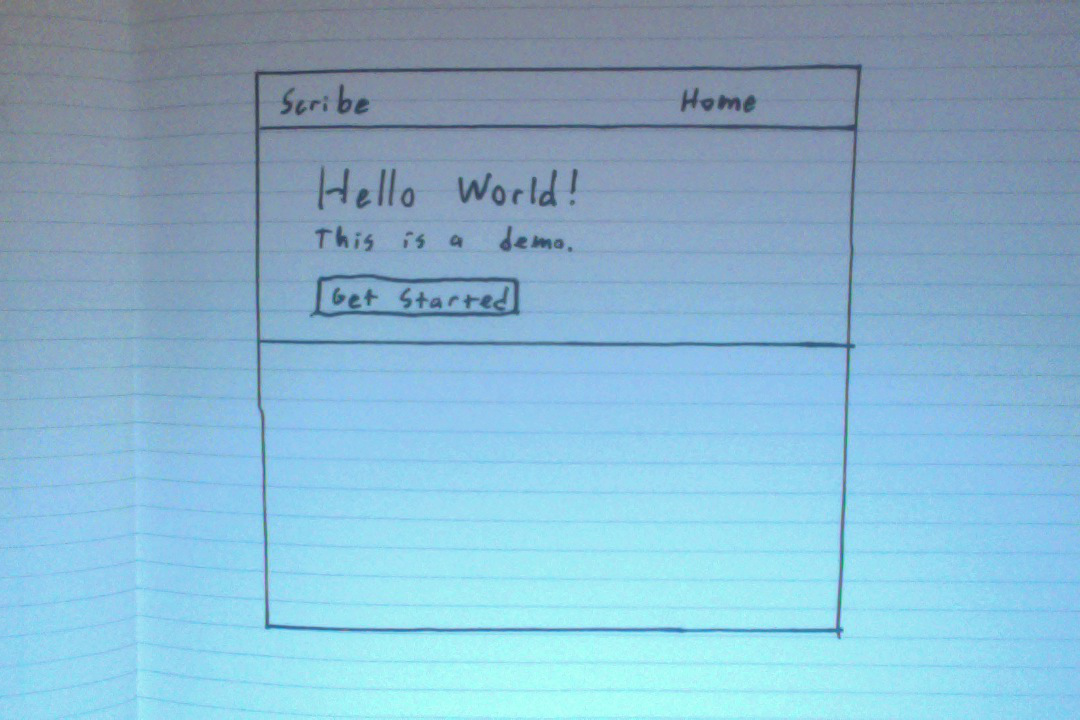
//> input picture test.png, 1080 x 720 px
$ ./main test.png   (built with g++ and OpenCV 4)
//> lines starting //> are read from the running program, lines starting //| are printed output that depends on the picture; after the words box and inside, x2 and y2 are one past the last pixel; in counts of white or black regions, pixels touching at a corner belong together
### element.h
#ifndef _ELEMENT_H_
#define _ELEMENT_H_
#include <opencv2/highgui/highgui.hpp>
#include <opencv2/imgproc/imgproc.hpp>
#include <map>
#include <string>
#include <sstream>
#include <vector>

class Element {
  public:
    Element();
    Element(std::vector<cv::Point>);
    Element(std::vector<std::vector<cv::Point> >);
  	~Element();
    std::string to_json();
  private:
    std::string to_json(Element *par);
    void add_element(std::vector<cv::Point>);
    std::string type;
    std::map<std::string,std::string> attrs;
    std::vector<Element *> children;
    int x, y, w, h;
};

#endif

### element.cpp
#ifndef _ELEMENT_CPP_
#define _ELEMENT_CPP_
#include "element.h"

Element::Element(std::vector<cv::Point> contour){
	cv::Rect rect = boundingRect(contour);
	x = rect.x;
	y = rect.y;
	w = rect.width;
	h = rect.height;
}

Element::Element(std::vector<std::vector<cv::Point> > contours){
	cv::Rect rect = boundingRect(contours[0]);
	x = rect.x;
	y = rect.y;
	w = rect.width;
	h = rect.height;
	for(int i = 1; i < contours.size(); ++i){
		if(contours[i].size() > 0)
			add_element(contours[i]);
	}
}

Element::~Element(){
	children.clear();
}

std::string Element::to_json(){
	return to_json(this);
}

std::string Element::to_json(Element *par){
	std::ostringstream str;
	str << "{";
	double xpos, ypos, width, height;
	xpos  =  (double) ((double) x - par->x) / par->w;
	ypos  =  (double) ((double) y - par->y) / par->h;
	width  = (double) w / par->w;
	height = (double) h / par->h;
	str << "\"xpos\": "   << xpos   << ", ";
	str << "\"ypos\": "   << ypos   << ", ";
	str << "\"width\": "  << width  << ", ";
	str << "\"height\": " << height << ", ";
	str << "\"children\": [";
	for (int i = 0; i < children.size(); ++i){
		str << children[i]->to_json(this);
		if(i != children.size() -1)
			str << ", ";
	}
	str << "]}";
	return str.str();
}


void Element::add_element(std::vector<cv::Point> contour){
	cv::Rect rect = boundingRect(contour);
	for (int i = 0; i < children.size(); ++i)
	{
		if(rect.x > children[i]->x  &&
		   rect.y > children[i]->y  &&
		   rect.width  < children[i]->w  &&
		   rect.height < children[i]->h){

			children[i]->add_element(contour);
			return;
		}
	}
	children.push_back(new Element(contour));
}
// [4 lines of commented-out code are left out]


#endif

### main.cc
#include <opencv2/highgui/highgui.hpp>
#include <opencv2/imgproc/imgproc.hpp>
#include <iostream>
#include <stdio.h>
#include "element.h"

using namespace cv;

const int thresh = 100;
const int max_thresh = 200;
RNG rng(12345);

void load_contours(Mat src) {
  Mat canny_output;
  vector<vector<Point> > contours;
  vector<vector<Point> > filtered_contours;
  vector<Vec4i> hierarchy;

  Canny(src, canny_output, thresh, max_thresh, 3);

  findContours(canny_output, contours, hierarchy, CV_RETR_TREE,
      CV_CHAIN_APPROX_SIMPLE);

  for(int i = 0; i < contours.size(); i++) {
    double area = contourArea(contours[i]);
    double len  = arcLength(contours[i], false);

    if(area > 500  &&  len/area < .13) {
      Rect rect = boundingRect(contours[i]);
      bool already_exists = false;
      for(int j = 0; j < filtered_contours.size(); j++) {
        Rect rect2 = boundingRect(filtered_contours[j]);
        if(rect.x == rect2.x && rect.y == rect2.y) {
          already_exists = true;
        }
      }

      if(!already_exists) {
        filtered_contours.push_back(contours[i]);
      }
    }
  }

  Mat drawing = Mat::zeros(canny_output.size(), CV_8UC3);
  for(int i = 0; i < filtered_contours.size(); i++) {
    Scalar color = Scalar(rng.uniform(0, 255), rng.uniform(0, 255),
        rng.uniform(0, 255));
    drawContours(drawing, filtered_contours, i, color, 2, 8, hierarchy, 0,
        Point());
  }

  namedWindow("Contours", CV_WINDOW_AUTOSIZE);
  imshow("Contours", drawing);

  Element *elem = new Element(filtered_contours);
  std::cout << elem->to_json() << std::endl;
}

int main(int argc, char** argv) {
  Mat src = imread(argv[1], 1);
//> src is the input picture: 720 rows x 1080 cols, CV_8UC3; mean B, G, R 206.7, 181.8, 137.3
  Mat src_gray;

  double alpha;
  int beta;

  cvtColor(src, src_gray, CV_BGR2GRAY);
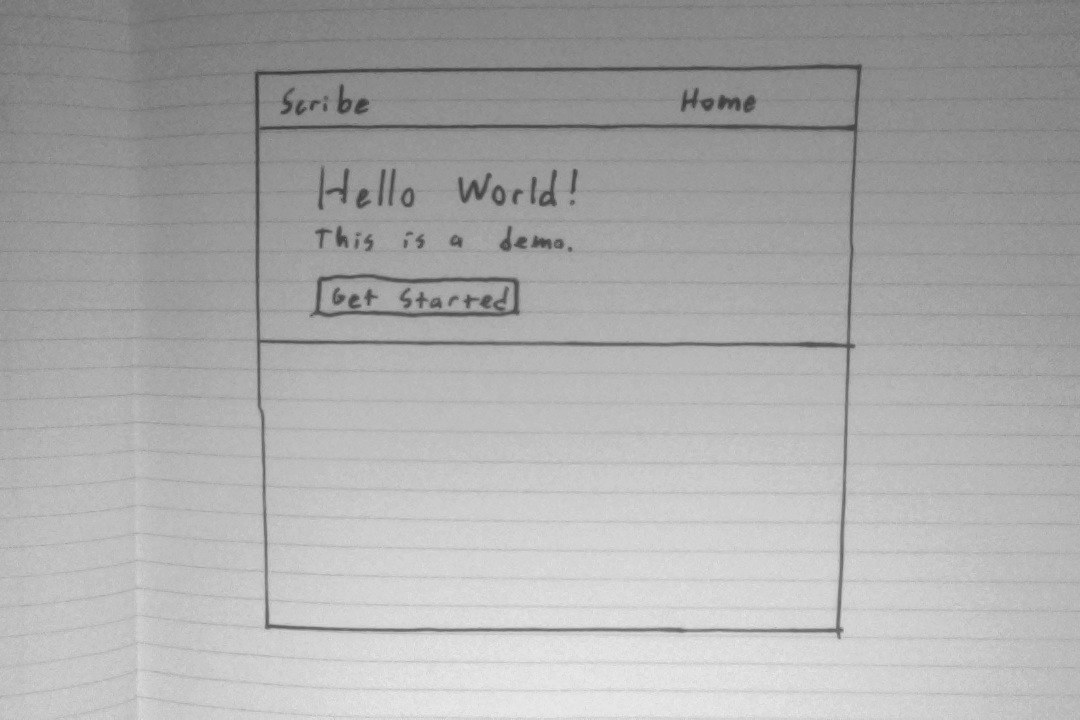
//> src_gray: 720 rows x 1080 cols, CV_8UC1; min 54, max 234, mean 171.3
  blur(src_gray, src_gray, Size(3,3));

  Mat element(5, 5, CV_8U, Scalar(1));
  erode(src_gray, src_gray, element);
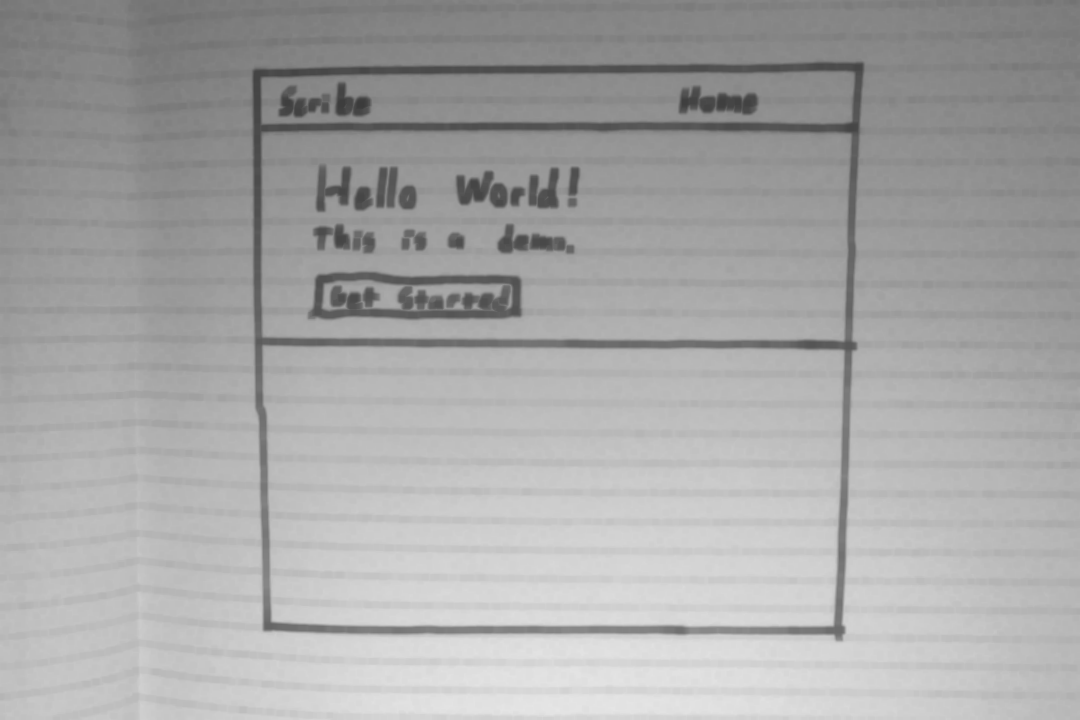
//> src_gray: 720 rows x 1080 cols, CV_8UC1; min 59, max 230, mean 166.8

  std::string window = "Source";
  namedWindow(window, CV_WINDOW_AUTOSIZE);
  imshow(window, src_gray);

  load_contours(src_gray);
//> in load_contours, `Canny(src, canny_output, thresh, max_thresh, 3);`:
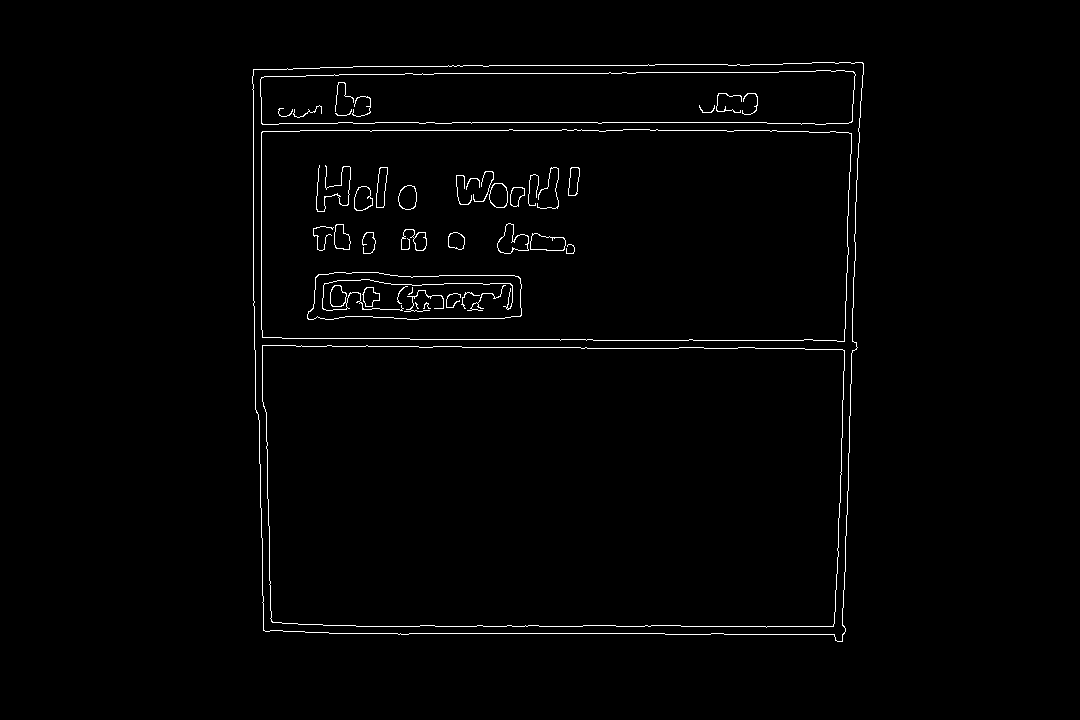
//> canny_output: 720 rows x 1080 cols, CV_8UC1; 1.3% white in thin lines or dots, all inside (x1, y1, x2, y2) = (252, 62, 864, 642)
//> in load_contours, `findContours(canny_output, contours, hierarchy, CV_RETR_TREE, CV_CHAIN..`: contours = 62 contours, 26 with area under 20; largest, box (x1, y1, x2, y2) and area: (252, 62, 864, 642) 338145, (252, 62, 864, 642) 338134, (262, 345, 845, 628) 159490, (262, 345, 845, 628) 159486, (261, 129, 852, 342) 122520
//> the loop in load_contours, `for(int i = 0; i < contours.size(); i++)` made 62 passes
//> (area, len, rect, already_exists) on passes 1, 2, 3, 4, 5, 6, 7, 8, 53, 54: (338145, 2354.6, Rect(252, 62, 612, 580), false), (338134, 2346.2, Rect(252, 62, 612, 580), true), (159490, 1692.8, Rect(262, 345, 583, 283), false), (159486, 1668.5, Rect(262, 345, 583, 283), true), (122519.5, 1602.3, Rect(261, 129, 591, 213), false), (122516.5, 1467, Rect(261, 129, 591, 213), true), (8946, 505.2, Rect(307, 272, 215, 48), false), (8933, 509.9, Rect(307, 272, 215, 48), true), (29301.5, 1284.5, Rect(260, 70, 596, 55), false), (29296.5, 1260.1, Rect(260, 70, 596, 55), true)
//> (area, len) on passes 15, 16, 19, 21, 23, 24: (217.5, 58.56), (207.5, 58.14), (291, 857.4), (258, 59.21), (464.5, 97.8), (456, 96.87)
//> the loop in load_contours, `for(int i = 0; i < filtered_contours.size(); i++)` made 5 passes
//> after the loop in load_contours, `for(int i = 0; i < filtered_contours.size(); i++)`:
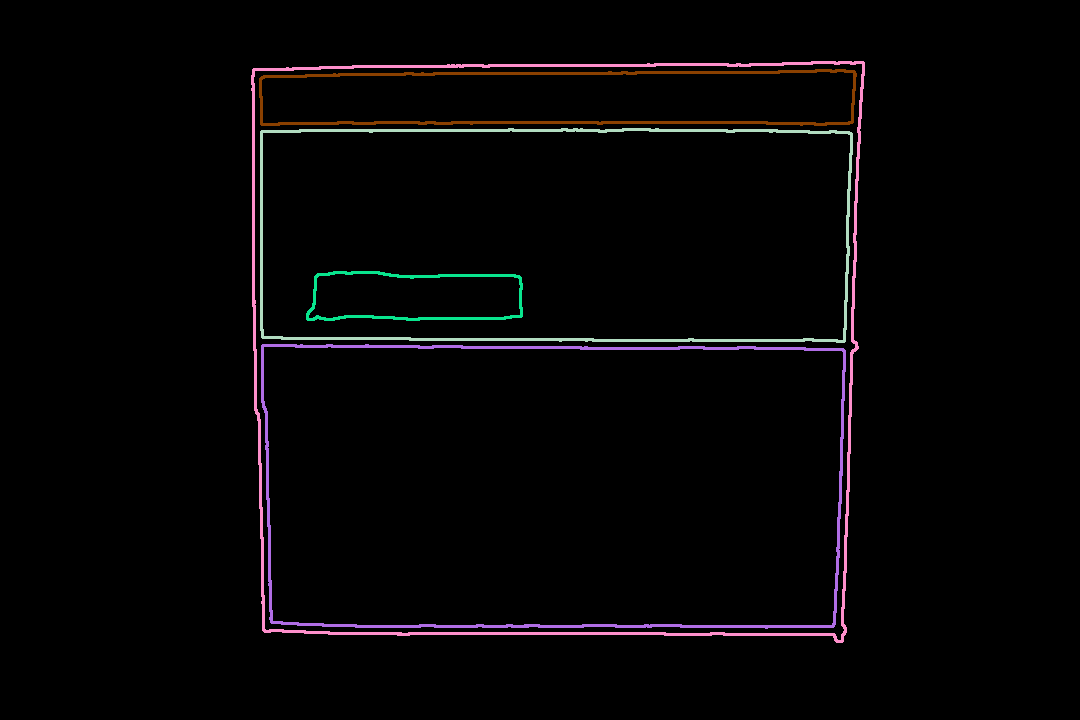
//> drawing: 720 rows x 1080 cols, CV_8UC3; mean B, G, R 4.9, 4.2, 5.3
//> in Element, `cv::Rect rect = boundingRect(contours[0]);`: rect = Rect(252, 62, 612, 580)
//> in Element, `x = rect.x;`: x = 252
//> in Element, `y = rect.y;`: y = 62
//> in Element, `w = rect.width;`: w = 612
//> in Element, `h = rect.height;`: h = 580
//> the loop in Element, `for(int i = 1; i < contours.size(); ++i)` made 4 passes
//> (x in Element, y in Element, w in Element, h in Element) on passes 1, 2, 4: (262, 345, 583, 283), (261, 129, 591, 213), (260, 70, 596, 55)
//> rect in add_element on pass 3: Rect(307, 272, 215, 48)
//> in to_json, `xpos  =  (double) ((double) x - par->x) / par->w;`: xpos = 0
//> in to_json, `width  = (double) w / par->w;`: width = 1
//> the loop in to_json, `for (int i = 0; i < children.size(); ++i)` made 3 passes
//> (xpos in to_json, ypos in to_json, width in to_json, height in to_json) on passes 1 to 3: (0.0163, 0.488, 0.953, 0.488), (0.0147, 0.116, 0.966, 0.367), (0.0131, 0.0138, 0.974, 0.0948)
//> (printed output is left out)
  waitKey(0);

  return 0;
}
